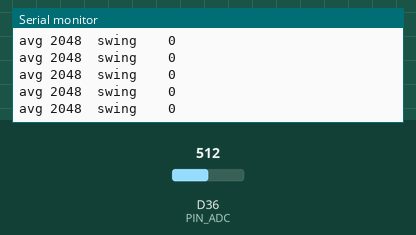
The sketch below on a simulated Arduino Due. Shown: the last lines printed to the serial monitor. The test bench sets the inputs (shaded band); at power-on: D36 (PIN_ADC) = 512 (analog values on the 0–1023 scale).

Above: at 5.4 s.
5.5 s: D36 (PIN_ADC) set to 27
At 5.69 s:
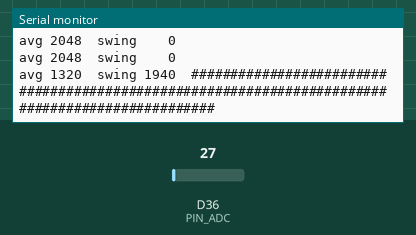
7.0 s: D36 (PIN_ADC) set to 23
At 7.19 s:
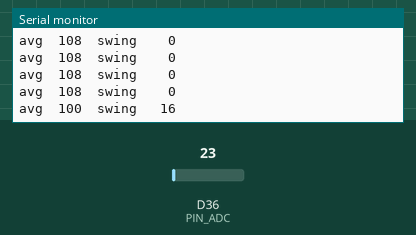

The sketch:

TestE_Capsule_Probe.ino
```cpp
// TEST E — Bare electret capsule (fallback mic): level meter on GPIO36
// Connect: 10 kOhm from board 3V3 to capsule (+); capsule (+) also to the KEY1 pad (GPIO36); capsule (-) to GND. USB (UART).
//          (The capsule needs the 10 k from 3V3 to work at all - it is a powered part.)
// Pass:    swing clearly rises when you talk at it. Expect smaller numbers than the MAX9814: 150-400 while speaking is fine.

const int PIN_ADC = 36;                                 // GPIO36 = analog input, the KEY1 pad

void setup() {                                          // runs once
  Serial.begin(115200);                                 // open serial
  delay(300);                                           // settle
  analogReadResolution(12);                             // 0..4095 scale
  Serial.println("TEST E: electret capsule level meter. Silence, then talk.");  // instructions
}

void loop() {                                           // runs forever
  int mn = 4095;                                        // lowest sample this window
  int mx = 0;                                           // highest sample this window
  long sum = 0;                                         // for the average
  for (int i = 0; i < 400; i++) {                       // 400 samples ~ 20 ms
    int v = analogRead(PIN_ADC);                        // read the capsule voltage
    if (v < mn) mn = v;                                 // min
    if (v > mx) mx = v;                                 // max
    sum += v;                                           // total
    delayMicroseconds(50);                              // ~20 kHz
  }
  int avg = sum / 400;                                  // idle level depends on the capsule: anywhere 1000-2500 is normal
  int swing = mx - mn;                                  // peak-to-peak = loudness
  Serial.printf("avg %4d  swing %4d  ", avg, swing);    // numbers
  for (int i = 0; i < swing / 20; i++) {                // bar: one # per 20 counts (finer than test D because the signal is smaller)
    Serial.print('#');                                  // bar segment
  }
  Serial.println();                                     // newline
  delay(150);                                           // readable rate
}
```

Measured:
- the behaviour switches between 25 and 24 on D36 (PIN_ADC) (found by bisection; images 1 and 2)
- after the input at 5.5 s, the serial monitor: prints a new line at once (image 1)
- after the input at 7.0 s, the serial monitor: prints a new line at once (image 2)
